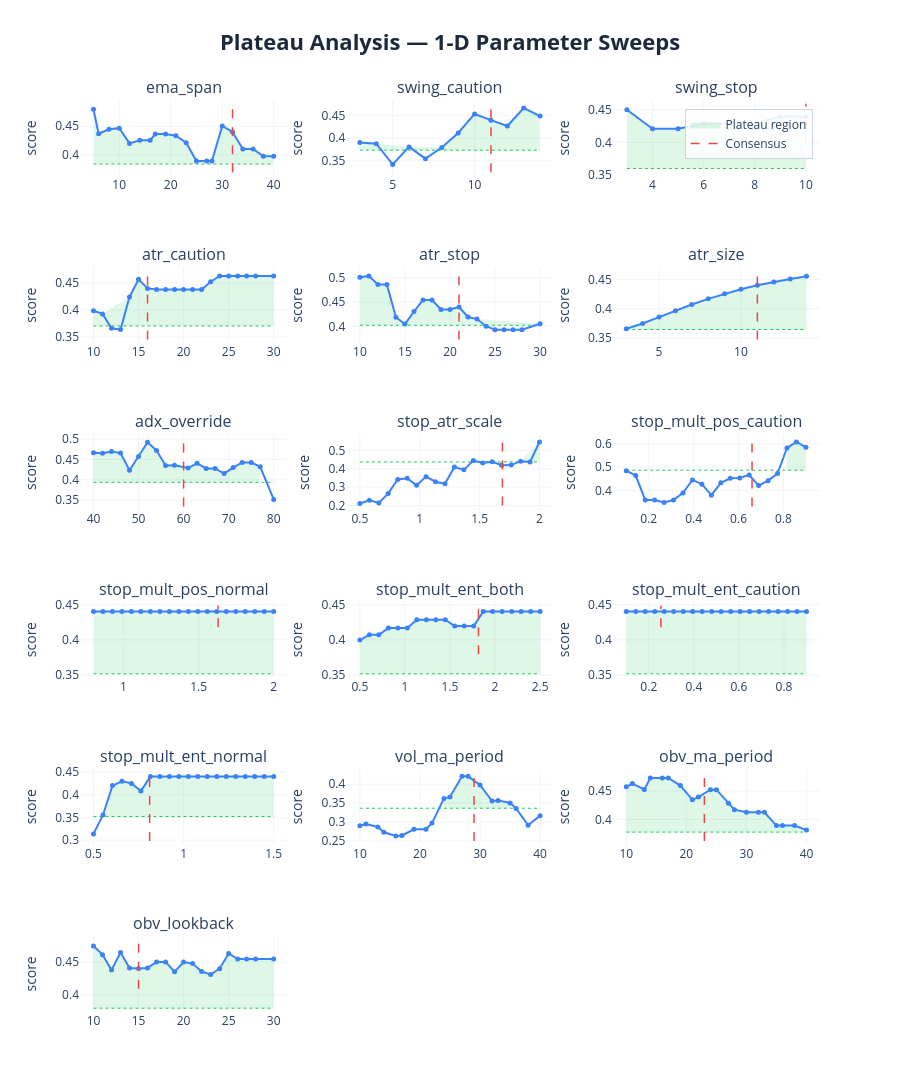

The code cell stored with this chart in its notebook:
### Markdown cell above
### 1-D sweep charts:
| Element | Meaning | Good | Bad |
|---------|---------|------|-----|
| **Blue curve** | Composite score at each value of the parameter, with all others held at consensus | Flat-topped curve — performance is insensitive to the exact value | Narrow spike — optimizer latched onto one specific value, everything nearby is worse |
| **Red dashed line** | Where the consensus value sits | On the flat top of the curve | On a steep slope or at the edge of a cliff |
| **Green dashed line** | Cutoff at 80% of peak score — the boundary between plateau and non-plateau | Blue curve stays above this line across most of the range | Blue curve dips below it quickly either side of the peak |
| **Green shading** | Plateau region — all values where the score stays within 20% of the peak | Wide green band spanning most of the range (robust) | Thin sliver or no shading at all (fragile/overfit) |

 If concensus on steep slope: parameter **REGIME SENSITIVE** - do not fix, backtests are disagreeing, want to fix parameters on flat top.

### Code cell
# ── visual sweep curves ───────────────────────────────────────────────────
plot_plateau_analysis(
    sweep_results    = sweep_results,
    consensus_params = results['consensus_params'],
    param_defs       = PARAM_DEFS,
    fixed_params     = FIXED_PARAMS,
    threshold        = 0.20,
    show             = False,
    save_html        = None,
)

### Figure 1 — Plotly figure (JSON) as saved in the notebook; plotly's stock layout.template omitted (floating-point values rounded to 4 significant figures)
{"data": [{"fill": "toself", "fillcolor": "rgba(34, 197, 94, 0.15)", "hoverinfo": "skip", "line": {"color": "rgba(0,0,0,0)"}, "name": "Plateau region", "showlegend": true, "type": "scatter", "x": [5, 6, 8, 10, 12, 14, 16, 17, 19, 21, 23, 25, 27, 28, 30, 32, 34, 36, 38, 40, 40, 38, 36, 34, 32, 30, 28, 27, 25, 23, 21, 19, 17, 16, 14, 12, 10, 8, 6, 5], "xaxis": "x", "y": [0.4798, 0.4369, 0.4448, 0.4467, 0.42, 0.4255, 0.4255, 0.4363, 0.4363, 0.4336, 0.4213, 0.389, 0.389, 0.389, 0.4505, 0.4401, 0.4101, 0.4101, 0.3973, 0.3973, 0.3838, 0.3838, 0.3838, 0.3838, 0.3838, 0.3838, 0.3838, 0.3838, 0.3838, 0.3838, 0.3838, 0.3838, 0.3838, 0.3838, 0.3838, 0.3838, 0.3838, 0.3838, 0.3838, 0.3838], "yaxis": "y"}, {"hoverinfo": "skip", "line": {"color": "#22c55e", "dash": "dot", "width": 1}, "mode": "lines", "showlegend": false, "type": "scatter", "x": [5, 40], "xaxis": "x", "y": [0.3838, 0.3838], "yaxis": "y"}, {"hovertemplate": "<b>ema_span</b><br>Value: %{x:.4g}<br>Score: %{y:.4f}<br><extra></extra>", "line": {"color": "#3b82f6", "width": 2}, "marker": {"size": 5}, "mode": "lines+markers", "name": "ema_span", "showlegend": false, "type": "scatter", "x": [5, 6, 8, 10, 12, 14, 16, 17, 19, 21, 23, 25, 27, 28, 30, 32, 34, 36, 38, 40], "xaxis": "x", "y": [0.4798, 0.4369, 0.4448, 0.4467, 0.42, 0.4255, 0.4255, 0.4363, 0.4363, 0.4336, 0.4213, 0.389, 0.389, 0.389, 0.4505, 0.4401, 0.4101, 0.4101, 0.3973, 0.3973], "yaxis": "y"}, {"hoverinfo": "skip", "line": {"color": "#ef4444", "dash": "dash", "width": 1.5}, "mode": "lines", "name": "Consensus", "showlegend": true, "type": "scatter", "x": [32, 32], "xaxis": "x", "y": [0.3695, 0.4894], "yaxis": "y"}, {"fill": "toself", "fillcolor": "rgba(34, 197, 94, 0.15)", "hoverinfo": "skip", "line": {"color": "rgba(0,0,0,0)"}, "name": "Plateau region", "showlegend": false, "type": "scatter", "x": [3, 4, 6, 8, 9, 10, 11, 12, 13, 14, 14, 13, 12, 11, 10, 9, 8, 6, 4, 3], "xaxis": "x2", "y": [0.3908, 0.3878, 0.3807, 0.3794, 0.4115, 0.4538, 0.4401, 0.4271, 0.4669, 0.449, 0.3735, 0.3735, 0.3735, 0.3735, 0.3735, 0.3735, 0.3735, 0.3735, 0.3735, 0.3735], "yaxis": "y2"}, {"hoverinfo": "skip", "line": {"color": "#22c55e", "dash": "dot", "width": 1}, "mode": "lines", "showlegend": false, "type": "scatter", "x": [3, 14], "xaxis": "x2", "y": [0.3735, 0.3735], "yaxis": "y2"}, {"hovertemplate": "<b>swing_caution</b><br>Value: %{x:.4g}<br>Score: %{y:.4f}<br><extra></extra>", "line": {"color": "#3b82f6", "width": 2}, "marker": {"size": 5}, "mode": "lines+markers", "name": "swing_caution", "showlegend": false, "type": "scatter", "x": [3, 4, 5, 6, 7, 8, 9, 10, 11, 12, 13, 14], "xaxis": "x2", "y": [0.3908, 0.3878, 0.3418, 0.3807, 0.3547, 0.3794, 0.4115, 0.4538, 0.4401, 0.4271, 0.4669, 0.449], "yaxis": "y2"}, {"hoverinfo": "skip", "line": {"color": "#ef4444", "dash": "dash", "width": 1.5}, "mode": "lines", "name": "Consensus", "showlegend": false, "type": "scatter", "x": [11, 11], "xaxis": "x2", "y": [0.3248, 0.4762], "yaxis": "y2"}, {"fill": "toself", "fillcolor": "rgba(34, 197, 94, 0.15)", "hoverinfo": "skip", "line": {"color": "rgba(0,0,0,0)"}, "name": "Plateau region", "showlegend": false, "type": "scatter", "x": [3, 4, 5, 6, 7, 8, 9, 10, 10, 9, 8, 7, 6, 5, 4, 3], "xaxis": "x3", "y": [0.4504, 0.4211, 0.4211, 0.4289, 0.4293, 0.4293, 0.4401, 0.4401, 0.3603, 0.3603, 0.3603, 0.3603, 0.3603, 0.3603, 0.3603, 0.3603], "yaxis": "y3"}, {"hoverinfo": "skip", "line": {"color": "#22c55e", "dash": "dot", "width": 1}, "mode": "lines", "showlegend": false, "type": "scatter", "x": [3, 10], "xaxis": "x3", "y": [0.3603, 0.3603], "yaxis": "y3"}, {"hovertemplate": "<b>swing_stop</b><br>Value: %{x:.4g}<br>Score: %{y:.4f}<br><extra></extra>", "line": {"color": "#3b82f6", "width": 2}, "marker": {"size": 5}, "mode": "lines+markers", "name": "swing_stop", "showlegend": false, "type": "scatter", "x": [3, 4, 5, 6, 7, 8, 9, 10], "xaxis": "x3", "y": [0.4504, 0.4211, 0.4211, 0.4289, 0.4293, 0.4293, 0.4401, 0.4401], "yaxis": "y3"}, {"hoverinfo": "skip", "line": {"color": "#ef4444", "dash": "dash", "width": 1.5}, "mode": "lines", "name": "Consensus", "showlegend": false, "type": "scatter", "x": [10, 10], "xaxis": "x3", "y": [0.4001, 0.4594], "yaxis": "y3"}, {"fill": "toself", "fillcolor": "rgba(34, 197, 94, 0.15)", "hoverinfo": "skip", "line": {"color": "rgba(0,0,0,0)"}, "name": "Plateau region", "showlegend": false, "type": "scatter", "x": [10, 11, 14, 15, 16, 17, 18, 19, 20, 21, 22, 23, 24, 25, 26, 27, 28, 30, 30, 28, 27, 26, 25, 24, 23, 22, 21, 20, 19, 18, 17, 16, 15, 14, 11, 10], "xaxis": "x4", "y": [0.3987, 0.3929, 0.4243, 0.4569, 0.4401, 0.4381, 0.4381, 0.4381, 0.4381, 0.4381, 0.4381, 0.4525, 0.4631, 0.4631, 0.4631, 0.4631, 0.4631, 0.4631, 0.3705, 0.3705, 0.3705, 0.3705, 0.3705, 0.3705, 0.3705, 0.3705, 0.3705, 0.3705, 0.3705, 0.3705, 0.3705, 0.3705, 0.3705, 0.3705, 0.3705, 0.3705], "yaxis": "y4"}, {"hoverinfo": "skip", "line": {"color": "#22c55e", "dash": "dot", "width": 1}, "mode": "lines", "showlegend": false, "type": "scatter", "x": [10, 30], "xaxis": "x4", "y": [0.3705, 0.3705], "yaxis": "y4"}, {"hovertemplate": "<b>atr_caution</b><br>Value: %{x:.4g}<br>Score: %{y:.4f}<br><extra></extra>", "line": {"color": "#3b82f6", "width": 2}, "marker": {"size": 5}, "mode": "lines+markers", "name": "atr_caution", "showlegend": false, "type": "scatter", "x": [10, 11, 12, 13, 14, 15, 16, 17, 18, 19, 20, 21, 22, 23, 24, 25, 26, 27, 28, 30], "xaxis": "x4", "y": [0.3987, 0.3929, 0.3661, 0.3638, 0.4243, 0.4569, 0.4401, 0.4381, 0.4381, 0.4381, 0.4381, 0.4381, 0.4381, 0.4525, 0.4631, 0.4631, 0.4631, 0.4631, 0.4631, 0.4631], "yaxis": "y4"}, {"hoverinfo": "skip", "line": {"color": "#ef4444", "dash": "dash", "width": 1.5}, "mode": "lines", "name": "Consensus", "showlegend": false, "type": "scatter", "x": [16, 16], "xaxis": "x4", "y": [0.3456, 0.4723], "yaxis": "y4"}, {"fill": "toself", "fillcolor": "rgba(34, 197, 94, 0.15)", "hoverinfo": "skip", "line": {"color": "rgba(0,0,0,0)"}, "name": "Plateau region", "showlegend": false, "type": "scatter", "x": [10, 11, 12, 13, 14, 15, 16, 17, 18, 19, 20, 21, 22, 23, 30, 30, 23, 22, 21, 20, 19, 18, 17, 16, 15, 14, 13, 12, 11, 10], "xaxis": "x5", "y": [0.5009, 0.5034, 0.4857, 0.4857, 0.4191, 0.4051, 0.4307, 0.4545, 0.4545, 0.4351, 0.4351, 0.4401, 0.4196, 0.4154, 0.4059, 0.4028, 0.4028, 0.4028, 0.4028, 0.4028, 0.4028, 0.4028, 0.4028, 0.4028, 0.4028, 0.4028, 0.4028, 0.4028, 0.4028, 0.4028], "yaxis": "y5"}, {"hoverinfo": "skip", "line": {"color": "#22c55e", "dash": "dot", "width": 1}, "mode": "lines", "showlegend": false, "type": "scatter", "x": [10, 30], "xaxis": "x5", "y": [0.4028, 0.4028], "yaxis": "y5"}, {"hovertemplate": "<b>atr_stop</b><br>Value: %{x:.4g}<br>Score: %{y:.4f}<br><extra></extra>", "line": {"color": "#3b82f6", "width": 2}, "marker": {"size": 5}, "mode": "lines+markers", "name": "atr_stop", "showlegend": false, "type": "scatter", "x": [10, 11, 12, 13, 14, 15, 16, 17, 18, 19, 20, 21, 22, 23, 24, 25, 26, 27, 28, 30], "xaxis": "x5", "y": [0.5009, 0.5034, 0.4857, 0.4857, 0.4191, 0.4051, 0.4307, 0.4545, 0.4545, 0.4351, 0.4351, 0.4401, 0.4196, 0.4154, 0.4009, 0.3936, 0.3936, 0.3936, 0.3936, 0.4059], "yaxis": "y5"}, {"hoverinfo": "skip", "line": {"color": "#ef4444", "dash": "dash", "width": 1.5}, "mode": "lines", "name": "Consensus", "showlegend": false, "type": "scatter", "x": [21, 21], "xaxis": "x5", "y": [0.3739, 0.5135], "yaxis": "y5"}, {"fill": "toself", "fillcolor": "rgba(34, 197, 94, 0.15)", "hoverinfo": "skip", "line": {"color": "rgba(0,0,0,0)"}, "name": "Plateau region", "showlegend": false, "type": "scatter", "x": [3, 4, 5, 6, 7, 8, 9, 10, 11, 12, 13, 14, 14, 13, 12, 11, 10, 9, 8, 7, 6, 5, 4, 3], "xaxis": "x6", "y": [0.3657, 0.3746, 0.3856, 0.3967, 0.4073, 0.4169, 0.4256, 0.4333, 0.4401, 0.446, 0.4511, 0.4555, 0.3644, 0.3644, 0.3644, 0.3644, 0.3644, 0.3644, 0.3644, 0.3644, 0.3644, 0.3644, 0.3644, 0.3644], "yaxis": "y6"}, {"hoverinfo": "skip", "line": {"color": "#22c55e", "dash": "dot", "width": 1}, "mode": "lines", "showlegend": false, "type": "scatter", "x": [3, 14], "xaxis": "x6", "y": [0.3644, 0.3644], "yaxis": "y6"}, {"hovertemplate": "<b>atr_size</b><br>Value: %{x:.4g}<br>Score: %{y:.4f}<br><extra></extra>", "line": {"color": "#3b82f6", "width": 2}, "marker": {"size": 5}, "mode": "lines+markers", "name": "atr_size", "showlegend": false, "type": "scatter", "x": [3, 4, 5, 6, 7, 8, 9, 10, 11, 12, 13, 14], "xaxis": "x6", "y": [0.3657, 0.3746, 0.3856, 0.3967, 0.4073, 0.4169, 0.4256, 0.4333, 0.4401, 0.446, 0.4511, 0.4555], "yaxis": "y6"}, {"hoverinfo": "skip", "line": {"color": "#ef4444", "dash": "dash", "width": 1.5}, "mode": "lines", "name": "Consensus", "showlegend": false, "type": "scatter", "x": [11, 11], "xaxis": "x6", "y": [0.3474, 0.4646], "yaxis": "y6"}, {"fill": "toself", "fillcolor": "rgba(34, 197, 94, 0.15)", "hoverinfo": "skip", "line": {"color": "rgba(0,0,0,0)"}, "name": "Plateau region", "showlegend": false, "type": "scatter", "x": [40, 42, 44, 46, 48, 50, 52, 54, 56, 58, 61, 63, 65, 67, 69, 71, 73, 75, 77, 77, 75, 73, 71, 69, 67, 65, 63, 61, 58, 56, 54, 52, 50, 48, 46, 44, 42, 40], "xaxis": "x7", "y": [0.4665, 0.4655, 0.4693, 0.4658, 0.4234, 0.4571, 0.4924, 0.4718, 0.4351, 0.4358, 0.4291, 0.4404, 0.428, 0.428, 0.4154, 0.4301, 0.4427, 0.4427, 0.432, 0.3939, 0.3939, 0.3939, 0.3939, 0.3939, 0.3939, 0.3939, 0.3939, 0.3939, 0.3939, 0.3939, 0.3939, 0.3939, 0.3939, 0.3939, 0.3939, 0.3939, 0.3939, 0.3939], "yaxis": "y7"}, {"hoverinfo": "skip", "line": {"color": "#22c55e", "dash": "dot", "width": 1}, "mode": "lines", "showlegend": false, "type": "scatter", "x": [40, 80], "xaxis": "x7", "y": [0.3939, 0.3939], "yaxis": "y7"}, {"hovertemplate": "<b>adx_override</b><br>Value: %{x:.4g}<br>Score: %{y:.4f}<br><extra></extra>", "line": {"color": "#3b82f6", "width": 2}, "marker": {"size": 5}, "mode": "lines+markers", "name": "adx_override", "showlegend": false, "type": "scatter", "x": [40, 42, 44, 46, 48, 50, 52, 54, 56, 58, 61, 63, 65, 67, 69, 71, 73, 75, 77, 80], "xaxis": "x7", "y": [0.4665, 0.4655, 0.4693, 0.4658, 0.4234, 0.4571, 0.4924, 0.4718, 0.4351, 0.4358, 0.4291, 0.4404, 0.428, 0.428, 0.4154, 0.4301, 0.4427, 0.4427, 0.432, 0.3518], "yaxis": "y7"}, {"hoverinfo": "skip", "line": {"color": "#ef4444", "dash": "dash", "width": 1.5}, "mode": "lines", "name": "Consensus", "showlegend": false, "type": "scatter", "x": [60, 60], "xaxis": "x7", "y": [0.3342, 0.5023], "yaxis": "y7"}, {"fill": "toself", "fillcolor": "rgba(34, 197, 94, 0.15)", "hoverinfo": "skip", "line": {"color": "rgba(0,0,0,0)"}, "name": "Plateau region", "showlegend": false, "type": "scatter", "x": [1.447, 1.605, 1.842, 2.0, 2.0, 1.842, 1.605, 1.447], "xaxis": "x8", "y": [0.4449, 0.4377, 0.4416, 0.5466, 0.4373, 0.4373, 0.4373, 0.4373], "yaxis": "y8"}, {"hoverinfo": "skip", "line": {"color": "#22c55e", "dash": "dot", "width": 1}, "mode": "lines", "showlegend": false, "type": "scatter", "x": [0.5, 2], "xaxis": "x8", "y": [0.4373, 0.4373], "yaxis": "y8"}, {"hovertemplate": "<b>stop_atr_scale</b><br>Value: %{x:.4g}<br>Score: %{y:.4f}<br><extra></extra>", "line": {"color": "#3b82f6", "width": 2}, "marker": {"size": 5}, "mode": "lines+markers", "name": "stop_atr_scale", "showlegend": false, "type": "scatter", "x": [0.5, 0.5789, 0.6579, 0.7368, 0.8158, 0.8947, 0.9737, 1.053, 1.132, 1.211, 1.289, 1.368, 1.447, 1.526, 1.605, 1.684, 1.763, 1.842, 1.921, 2.0], "xaxis": "x8", "y": [0.2103, 0.2276, 0.2129, 0.2654, 0.3413, 0.3486, 0.3094, 0.3571, 0.3293, 0.3176, 0.4101, 0.3942, 0.4449, 0.4321, 0.4377, 0.4196, 0.4203, 0.4416, 0.4372, 0.5466], "yaxis": "y8"}, {"hoverinfo": "skip", "line": {"color": "#ef4444", "dash": "dash", "width": 1.5}, "mode": "lines", "name": "Consensus", "showlegend": false, "type": "scatter", "x": [1.69, 1.69], "xaxis": "x8", "y": [0.1998, 0.5576], "yaxis": "y8"}, {"fill": "toself", "fillcolor": "rgba(34, 197, 94, 0.15)", "hoverinfo": "skip", "line": {"color": "rgba(0,0,0,0)"}, "name": "Plateau region", "showlegend": false, "type": "scatter", "x": [0.8158, 0.8579, 0.9, 0.9, 0.8579, 0.8158], "xaxis": "x9", "y": [0.5825, 0.6083, 0.5849, 0.4866, 0.4866, 0.4866], "yaxis": "y9"}, {"hoverinfo": "skip", "line": {"color": "#22c55e", "dash": "dot", "width": 1}, "mode": "lines", "showlegend": false, "type": "scatter", "x": [0.1, 0.9], "xaxis": "x9", "y": [0.4866, 0.4866], "yaxis": "y9"}, {"hovertemplate": "<b>stop_mult_pos_caution</b><br>Value: %{x:.4g}<br>Score: %{y:.4f}<br><extra></extra>", "line": {"color": "#3b82f6", "width": 2}, "marker": {"size": 5}, "mode": "lines+markers", "name": "stop_mult_pos_caution", "showlegend": false, "type": "scatter", "x": [0.1, 0.1421, 0.1842, 0.2263, 0.2684, 0.3105, 0.3526, 0.3947, 0.4368, 0.4789, 0.5211, 0.5632, 0.6053, 0.6474, 0.6895, 0.7316, 0.7737, 0.8158, 0.8579, 0.9], "xaxis": "x9", "y": [0.4843, 0.4635, 0.3585, 0.3579, 0.3472, 0.3582, 0.3888, 0.4447, 0.4263, 0.379, 0.4325, 0.452, 0.4535, 0.4659, 0.4203, 0.4416, 0.4723, 0.5825, 0.6083, 0.5849], "yaxis": "y9"}, {"hoverinfo": "skip", "line": {"color": "#ef4444", "dash": "dash", "width": 1.5}, "mode": "lines", "name": "Consensus", "showlegend": false, "type": "scatter", "x": [0.6601, 0.6601], "xaxis": "x9", "y": [0.3298, 0.6204], "yaxis": "y9"}, {"fill": "toself", "fillcolor": "rgba(34, 197, 94, 0.15)", "hoverinfo": "skip", "line": {"color": "rgba(0,0,0,0)"}, "name": "Plateau region", "showlegend": false, "type": "scatter", "x": [0.8, 0.8632, 0.9263, 0.9895, 1.053, 1.116, 1.179, 1.242, 1.305, 1.368, 1.432, 1.495, 1.558, 1.621, 1.684, 1.747, 1.811, 1.874, 1.937, 2.0, 2.0, 1.937, 1.874, 1.811, 1.747, 1.684, 1.621, 1.558, 1.495, 1.432, 1.368, 1.305, 1.242, 1.179, 1.116, 1.053, 0.9895, 0.9263, 0.8632, 0.8], "xaxis": "x10", "y": [0.4401, 0.4401, 0.4401, 0.4401, 0.4401, 0.4401, 0.4401, 0.4401, 0.4401, 0.4401, 0.4401, 0.4401, 0.4401, 0.4401, 0.4401, 0.4401, 0.4401, 0.4401, 0.4401, 0.4401, 0.3521, 0.3521, 0.3521, 0.3521, 0.3521, 0.3521, 0.3521, 0.3521, 0.3521, 0.3521, 0.3521, 0.3521, 0.3521, 0.3521, 0.3521, 0.3521, 0.3521, 0.3521, 0.3521, 0.3521], "yaxis": "y10"}, {"hoverinfo": "skip", "line": {"color": "#22c55e", "dash": "dot", "width": 1}, "mode": "lines", "showlegend": false, "type": "scatter", "x": [0.8, 2], "xaxis": "x10", "y": [0.3521, 0.3521], "yaxis": "y10"}, {"hovertemplate": "<b>stop_mult_pos_normal</b><br>Value: %{x:.4g}<br>Score: %{y:.4f}<br><extra></extra>", "line": {"color": "#3b82f6", "width": 2}, "marker": {"size": 5}, "mode": "lines+markers", "name": "stop_mult_pos_normal", "showlegend": false, "type": "scatter", "x": [0.8, 0.8632, 0.9263, 0.9895, 1.053, 1.116, 1.179, 1.242, 1.305, 1.368, 1.432, 1.495, 1.558, 1.621, 1.684, 1.747, 1.811, 1.874, 1.937, 2.0], "xaxis": "x10", "y": [0.4401, 0.4401, 0.4401, 0.4401, 0.4401, 0.4401, 0.4401, 0.4401, 0.4401, 0.4401, 0.4401, 0.4401, 0.4401, 0.4401, 0.4401, 0.4401, 0.4401, 0.4401, 0.4401, 0.4401], "yaxis": "y10"}, {"hoverinfo": "skip", "line": {"color": "#ef4444", "dash": "dash", "width": 1.5}, "mode": "lines", "name": "Consensus", "showlegend": false, "type": "scatter", "x": [1.63, 1.63], "xaxis": "x10", "y": [0.4181, 0.4489], "yaxis": "y10"}, {"fill": "toself", "fillcolor": "rgba(34, 197, 94, 0.15)", "hoverinfo": "skip", "line": {"color": "rgba(0,0,0,0)"}, "name": "Plateau region", "showlegend": false, "type": "scatter", "x": [0.5, 0.6053, 0.7105, 0.8158, 0.9211, 1.026, 1.132, 1.237, 1.342, 1.447, 1.553, 1.658, 1.763, 1.868, 1.974, 2.079, 2.184, 2.289, 2.395, 2.5, 2.5, 2.395, 2.289, 2.184, 2.079, 1.974, 1.868, 1.763, 1.658, 1.553, 1.447, 1.342, 1.237, 1.132, 1.026, 0.9211, 0.8158, 0.7105, 0.6053, 0.5], "xaxis": "x11", "y": [0.3998, 0.4072, 0.4072, 0.4168, 0.4168, 0.4168, 0.4285, 0.4285, 0.4285, 0.4285, 0.4196, 0.4196, 0.4196, 0.4401, 0.4401, 0.4401, 0.4401, 0.4401, 0.4401, 0.4401, 0.3521, 0.3521, 0.3521, 0.3521, 0.3521, 0.3521, 0.3521, 0.3521, 0.3521, 0.3521, 0.3521, 0.3521, 0.3521, 0.3521, 0.3521, 0.3521, 0.3521, 0.3521, 0.3521, 0.3521], "yaxis": "y11"}, {"hoverinfo": "skip", "line": {"color": "#22c55e", "dash": "dot", "width": 1}, "mode": "lines", "showlegend": false, "type": "scatter", "x": [0.5, 2.5], "xaxis": "x11", "y": [0.3521, 0.3521], "yaxis": "y11"}, {"hovertemplate": "<b>stop_mult_ent_both</b><br>Value: %{x:.4g}<br>Score: %{y:.4f}<br><extra></extra>", "line": {"color": "#3b82f6", "width": 2}, "marker": {"size": 5}, "mode": "lines+markers", "name": "stop_mult_ent_both", "showlegend": false, "type": "scatter", "x": [0.5, 0.6053, 0.7105, 0.8158, 0.9211, 1.026, 1.132, 1.237, 1.342, 1.447, 1.553, 1.658, 1.763, 1.868, 1.974, 2.079, 2.184, 2.289, 2.395, 2.5], "xaxis": "x11", "y": [0.3998, 0.4072, 0.4072, 0.4168, 0.4168, 0.4168, 0.4285, 0.4285, 0.4285, 0.4285, 0.4196, 0.4196, 0.4196, 0.4401, 0.4401, 0.4401, 0.4401, 0.4401, 0.4401, 0.4401], "yaxis": "y11"}, {"hoverinfo": "skip", "line": {"color": "#ef4444", "dash": "dash", "width": 1.5}, "mode": "lines", "name": "Consensus", "showlegend": false, "type": "scatter", "x": [1.816, 1.816], "xaxis": "x11", "y": [0.3798, 0.4489], "yaxis": "y11"}, {"fill": "toself", "fillcolor": "rgba(34, 197, 94, 0.15)", "hoverinfo": "skip", "line": {"color": "rgba(0,0,0,0)"}, "name": "Plateau region", "showlegend": false, "type": "scatter", "x": [0.1, 0.1421, 0.1842, 0.2263, 0.2684, 0.3105, 0.3526, 0.3947, 0.4368, 0.4789, 0.5211, 0.5632, 0.6053, 0.6474, 0.6895, 0.7316, 0.7737, 0.8158, 0.8579, 0.9, 0.9, 0.8579, 0.8158, 0.7737, 0.7316, 0.6895, 0.6474, 0.6053, 0.5632, 0.5211, 0.4789, 0.4368, 0.3947, 0.3526, 0.3105, 0.2684, 0.2263, 0.1842, 0.1421, 0.1], "xaxis": "x12", "y": [0.4401, 0.4401, 0.4401, 0.4401, 0.4401, 0.4401, 0.4401, 0.4401, 0.4401, 0.4401, 0.4401, 0.4401, 0.4401, 0.4401, 0.4401, 0.4401, 0.4401, 0.4401, 0.4401, 0.4401, 0.3521, 0.3521, 0.3521, 0.3521, 0.3521, 0.3521, 0.3521, 0.3521, 0.3521, 0.3521, 0.3521, 0.3521, 0.3521, 0.3521, 0.3521, 0.3521, 0.3521, 0.3521, 0.3521, 0.3521], "yaxis": "y12"}, {"hoverinfo": "skip", "line": {"color": "#22c55e", "dash": "dot", "width": 1}, "mode": "lines", "showlegend": false, "type": "scatter", "x": [0.1, 0.9], "xaxis": "x12", "y": [0.3521, 0.3521], "yaxis": "y12"}, {"hovertemplate": "<b>stop_mult_ent_caution</b><br>Value: %{x:.4g}<br>Score: %{y:.4f}<br><extra></extra>", "line": {"color": "#3b82f6", "width": 2}, "marker": {"size": 5}, "mode": "lines+markers", "name": "stop_mult_ent_caution", "showlegend": false, "type": "scatter", "x": [0.1, 0.1421, 0.1842, 0.2263, 0.2684, 0.3105, 0.3526, 0.3947, 0.4368, 0.4789, 0.5211, 0.5632, 0.6053, 0.6474, 0.6895, 0.7316, 0.7737, 0.8158, 0.8579, 0.9], "xaxis": "x12", "y": [0.4401, 0.4401, 0.4401, 0.4401, 0.4401, 0.4401, 0.4401, 0.4401, 0.4401, 0.4401, 0.4401, 0.4401, 0.4401, 0.4401, 0.4401, 0.4401, 0.4401, 0.4401, 0.4401, 0.4401], "yaxis": "y12"}, {"hoverinfo": "skip", "line": {"color": "#ef4444", "dash": "dash", "width": 1.5}, "mode": "lines", "name": "Consensus", "showlegend": false, "type": "scatter", "x": [0.2537, 0.2537], "xaxis": "x12", "y": [0.4181, 0.4489], "yaxis": "y12"}, {"fill": "toself", "fillcolor": "rgba(34, 197, 94, 0.15)", "hoverinfo": "skip", "line": {"color": "rgba(0,0,0,0)"}, "name": "Plateau region", "showlegend": false, "type": "scatter", "x": [0.5526, 0.6053, 0.6579, 0.7105, 0.7632, 0.8158, 0.8684, 0.9211, 0.9737, 1.026, 1.079, 1.132, 1.184, 1.237, 1.289, 1.342, 1.395, 1.447, 1.5, 1.5, 1.447, 1.395, 1.342, 1.289, 1.237, 1.184, 1.132, 1.079, 1.026, 0.9737, 0.9211, 0.8684, 0.8158, 0.7632, 0.7105, 0.6579, 0.6053, 0.5526], "xaxis": "x13", "y": [0.3554, 0.4201, 0.4296, 0.4251, 0.4084, 0.4401, 0.4401, 0.4401, 0.4401, 0.4401, 0.4401, 0.4401, 0.4401, 0.4401, 0.4401, 0.4401, 0.4401, 0.4401, 0.4401, 0.3521, 0.3521, 0.3521, 0.3521, 0.3521, 0.3521, 0.3521, 0.3521, 0.3521, 0.3521, 0.3521, 0.3521, 0.3521, 0.3521, 0.3521, 0.3521, 0.3521, 0.3521, 0.3521], "yaxis": "y13"}, {"hoverinfo": "skip", "line": {"color": "#22c55e", "dash": "dot", "width": 1}, "mode": "lines", "showlegend": false, "type": "scatter", "x": [0.5, 1.5], "xaxis": "x13", "y": [0.3521, 0.3521], "yaxis": "y13"}, {"hovertemplate": "<b>stop_mult_ent_normal</b><br>Value: %{x:.4g}<br>Score: %{y:.4f}<br><extra></extra>", "line": {"color": "#3b82f6", "width": 2}, "marker": {"size": 5}, "mode": "lines+markers", "name": "stop_mult_ent_normal", "showlegend": false, "type": "scatter", "x": [0.5, 0.5526, 0.6053, 0.6579, 0.7105, 0.7632, 0.8158, 0.8684, 0.9211, 0.9737, 1.026, 1.079, 1.132, 1.184, 1.237, 1.289, 1.342, 1.395, 1.447, 1.5], "xaxis": "x13", "y": [0.3136, 0.3554, 0.4201, 0.4296, 0.4251, 0.4084, 0.4401, 0.4401, 0.4401, 0.4401, 0.4401, 0.4401, 0.4401, 0.4401, 0.4401, 0.4401, 0.4401, 0.4401, 0.4401, 0.4401], "yaxis": "y13"}, {"hoverinfo": "skip", "line": {"color": "#ef4444", "dash": "dash", "width": 1.5}, "mode": "lines", "name": "Consensus", "showlegend": false, "type": "scatter", "x": [0.8116, 0.8116], "xaxis": "x13", "y": [0.2979, 0.4489], "yaxis": "y13"}, {"fill": "toself", "fillcolor": "rgba(34, 197, 94, 0.15)", "hoverinfo": "skip", "line": {"color": "rgba(0,0,0,0)"}, "name": "Plateau region", "showlegend": false, "type": "scatter", "x": [24, 25, 27, 28, 30, 32, 33, 35, 35, 33, 32, 30, 28, 27, 25, 24], "xaxis": "x14", "y": [0.3624, 0.3662, 0.4206, 0.4206, 0.3978, 0.3555, 0.3571, 0.3503, 0.3365, 0.3365, 0.3365, 0.3365, 0.3365, 0.3365, 0.3365, 0.3365], "yaxis": "y14"}, {"hoverinfo": "skip", "line": {"color": "#22c55e", "dash": "dot", "width": 1}, "mode": "lines", "showlegend": false, "type": "scatter", "x": [10, 40], "xaxis": "x14", "y": [0.3365, 0.3365], "yaxis": "y14"}, {"hovertemplate": "<b>vol_ma_period</b><br>Value: %{x:.4g}<br>Score: %{y:.4f}<br><extra></extra>", "line": {"color": "#3b82f6", "width": 2}, "marker": {"size": 5}, "mode": "lines+markers", "name": "vol_ma_period", "showlegend": false, "type": "scatter", "x": [10, 11, 13, 14, 16, 17, 19, 21, 22, 24, 25, 27, 28, 30, 32, 33, 35, 36, 38, 40], "xaxis": "x14", "y": [0.2901, 0.2949, 0.2871, 0.273, 0.2631, 0.2648, 0.2809, 0.2811, 0.2973, 0.3624, 0.3662, 0.4206, 0.4206, 0.3978, 0.3555, 0.3571, 0.3503, 0.3361, 0.2917, 0.3169], "yaxis": "y14"}, {"hoverinfo": "skip", "line": {"color": "#ef4444", "dash": "dash", "width": 1.5}, "mode": "lines", "name": "Consensus", "showlegend": false, "type": "scatter", "x": [29, 29], "xaxis": "x14", "y": [0.25, 0.429], "yaxis": "y14"}, {"fill": "toself", "fillcolor": "rgba(34, 197, 94, 0.15)", "hoverinfo": "skip", "line": {"color": "rgba(0,0,0,0)"}, "name": "Plateau region", "showlegend": false, "type": "scatter", "x": [10, 11, 13, 14, 16, 17, 19, 21, 22, 24, 25, 27, 28, 30, 32, 33, 35, 36, 38, 40, 40, 38, 36, 35, 33, 32, 30, 28, 27, 25, 24, 22, 21, 19, 17, 16, 14, 13, 11, 10], "xaxis": "x15", "y": [0.4571, 0.4628, 0.4526, 0.4724, 0.4724, 0.4724, 0.4593, 0.4347, 0.4391, 0.4521, 0.4521, 0.4285, 0.4172, 0.4126, 0.4126, 0.4126, 0.3893, 0.3893, 0.3893, 0.3815, 0.378, 0.378, 0.378, 0.378, 0.378, 0.378, 0.378, 0.378, 0.378, 0.378, 0.378, 0.378, 0.378, 0.378, 0.378, 0.378, 0.378, 0.378, 0.378, 0.378], "yaxis": "y15"}, {"hoverinfo": "skip", "line": {"color": "#22c55e", "dash": "dot", "width": 1}, "mode": "lines", "showlegend": false, "type": "scatter", "x": [10, 40], "xaxis": "x15", "y": [0.378, 0.378], "yaxis": "y15"}, {"hovertemplate": "<b>obv_ma_period</b><br>Value: %{x:.4g}<br>Score: %{y:.4f}<br><extra></extra>", "line": {"color": "#3b82f6", "width": 2}, "marker": {"size": 5}, "mode": "lines+markers", "name": "obv_ma_period", "showlegend": false, "type": "scatter", "x": [10, 11, 13, 14, 16, 17, 19, 21, 22, 24, 25, 27, 28, 30, 32, 33, 35, 36, 38, 40], "xaxis": "x15", "y": [0.4571, 0.4628, 0.4526, 0.4724, 0.4724, 0.4724, 0.4593, 0.4347, 0.4391, 0.4521, 0.4521, 0.4285, 0.4172, 0.4126, 0.4126, 0.4126, 0.3893, 0.3893, 0.3893, 0.3815], "yaxis": "y15"}, {"hoverinfo": "skip", "line": {"color": "#ef4444", "dash": "dash", "width": 1.5}, "mode": "lines", "name": "Consensus", "showlegend": false, "type": "scatter", "x": [23, 23], "xaxis": "x15", "y": [0.3624, 0.4819], "yaxis": "y15"}, {"fill": "toself", "fillcolor": "rgba(34, 197, 94, 0.15)", "hoverinfo": "skip", "line": {"color": "rgba(0,0,0,0)"}, "name": "Plateau region", "showlegend": false, "type": "scatter", "x": [10, 11, 12, 13, 14, 15, 16, 17, 18, 19, 20, 21, 22, 23, 24, 25, 26, 27, 28, 30, 30, 28, 27, 26, 25, 24, 23, 22, 21, 20, 19, 18, 17, 16, 15, 14, 13, 12, 11, 10], "xaxis": "x16", "y": [0.4743, 0.4611, 0.4376, 0.4643, 0.4406, 0.4401, 0.4408, 0.45, 0.45, 0.4351, 0.4499, 0.4474, 0.4354, 0.4308, 0.4397, 0.4629, 0.4545, 0.4545, 0.4545, 0.4545, 0.3794, 0.3794, 0.3794, 0.3794, 0.3794, 0.3794, 0.3794, 0.3794, 0.3794, 0.3794, 0.3794, 0.3794, 0.3794, 0.3794, 0.3794, 0.3794, 0.3794, 0.3794, 0.3794, 0.3794], "yaxis": "y16"}, {"hoverinfo": "skip", "line": {"color": "#22c55e", "dash": "dot", "width": 1}, "mode": "lines", "showlegend": false, "type": "scatter", "x": [10, 30], "xaxis": "x16", "y": [0.3794, 0.3794], "yaxis": "y16"}, {"hovertemplate": "<b>obv_lookback</b><br>Value: %{x:.4g}<br>Score: %{y:.4f}<br><extra></extra>", "line": {"color": "#3b82f6", "width": 2}, "marker": {"size": 5}, "mode": "lines+markers", "name": "obv_lookback", "showlegend": false, "type": "scatter", "x": [10, 11, 12, 13, 14, 15, 16, 17, 18, 19, 20, 21, 22, 23, 24, 25, 26, 27, 28, 30], "xaxis": "x16", "y": [0.4743, 0.4611, 0.4376, 0.4643, 0.4406, 0.4401, 0.4408, 0.45, 0.45, 0.4351, 0.4499, 0.4474, 0.4354, 0.4308, 0.4397, 0.4629, 0.4545, 0.4545, 0.4545, 0.4545], "yaxis": "y16"}, {"hoverinfo": "skip", "line": {"color": "#ef4444", "dash": "dash", "width": 1.5}, "mode": "lines", "name": "Consensus", "showlegend": false, "type": "scatter", "x": [15, 15], "xaxis": "x16", "y": [0.4092, 0.4838], "yaxis": "y16"}], "layout": {"annotations": [{"font": {"size": 16}, "showarrow": false, "text": "ema_span", "x": 0.14, "xanchor": "center", "xref": "paper", "y": 1, "yanchor": "bottom", "yref": "paper"}, {"font": {"size": 16}, "showarrow": false, "text": "swing_caution", "x": 0.5, "xanchor": "center", "xref": "paper", "y": 1, "yanchor": "bottom", "yref": "paper"}, {"font": {"size": 16}, "showarrow": false, "text": "swing_stop", "x": 0.86, "xanchor": "center", "xref": "paper", "y": 1, "yanchor": "bottom", "yref": "paper"}, {"font": {"size": 16}, "showarrow": false, "text": "atr_caution", "x": 0.14, "xanchor": "center", "xref": "paper", "y": 0.8167, "yanchor": "bottom", "yref": "paper"}, {"font": {"size": 16}, "showarrow": false, "text": "atr_stop", "x": 0.5, "xanchor": "center", "xref": "paper", "y": 0.8167, "yanchor": "bottom", "yref": "paper"}, {"font": {"size": 16}, "showarrow": false, "text": "atr_size", "x": 0.86, "xanchor": "center", "xref": "paper", "y": 0.8167, "yanchor": "bottom", "yref": "paper"}, {"font": {"size": 16}, "showarrow": false, "text": "adx_override", "x": 0.14, "xanchor": "center", "xref": "paper", "y": 0.6333, "yanchor": "bottom", "yref": "paper"}, {"font": {"size": 16}, "showarrow": false, "text": "stop_atr_scale", "x": 0.5, "xanchor": "center", "xref": "paper", "y": 0.6333, "yanchor": "bottom", "yref": "paper"}, {"font": {"size": 16}, "showarrow": false, "text": "stop_mult_pos_caution", "x": 0.86, "xanchor": "center", "xref": "paper", "y": 0.6333, "yanchor": "bottom", "yref": "paper"}, {"font": {"size": 16}, "showarrow": false, "text": "stop_mult_pos_normal", "x": 0.14, "xanchor": "center", "xref": "paper", "y": 0.45, "yanchor": "bottom", "yref": "paper"}, {"font": {"size": 16}, "showarrow": false, "text": "stop_mult_ent_both", "x": 0.5, "xanchor": "center", "xref": "paper", "y": 0.45, "yanchor": "bottom", "yref": "paper"}, {"font": {"size": 16}, "showarrow": false, "text": "stop_mult_ent_caution", "x": 0.86, "xanchor": "center", "xref": "paper", "y": 0.45, "yanchor": "bottom", "yref": "paper"}, {"font": {"size": 16}, "showarrow": false, "text": "stop_mult_ent_normal", "x": 0.14, "xanchor": "center", "xref": "paper", "y": 0.2667, "yanchor": "bottom", "yref": "paper"}, {"font": {"size": 16}, "showarrow": false, "text": "vol_ma_period", "x": 0.5, "xanchor": "center", "xref": "paper", "y": 0.2667, "yanchor": "bottom", "yref": "paper"}, {"font": {"size": 16}, "showarrow": false, "text": "obv_ma_period", "x": 0.86, "xanchor": "center", "xref": "paper", "y": 0.2667, "yanchor": "bottom", "yref": "paper"}, {"font": {"size": 16}, "showarrow": false, "text": "obv_lookback", "x": 0.14, "xanchor": "center", "xref": "paper", "y": 0.08333, "yanchor": "bottom", "yref": "paper"}], "height": 1800, "legend": {"bgcolor": "rgba(255, 255, 255, 0.9)", "bordercolor": "#cbd5e1", "borderwidth": 1, "x": 0.99, "xanchor": "right", "y": 0.99, "yanchor": "top"}, "title": {"font": {"color": "#1E293B", "size": 22}, "text": "<b>Plateau Analysis — 1-D Parameter Sweeps</b>", "x": 0.5, "xanchor": "center"}, "xaxis": {"anchor": "y", "domain": [0, 0.28], "gridcolor": "#f1f5f9", "gridwidth": 1, "showgrid": true}, "xaxis10": {"anchor": "y10", "domain": [0, 0.28], "gridcolor": "#f1f5f9", "gridwidth": 1, "showgrid": true}, "xaxis11": {"anchor": "y11", "domain": [0.36, 0.64], "gridcolor": "#f1f5f9", "gridwidth": 1, "showgrid": true}, "xaxis12": {"anchor": "y12", "domain": [0.72, 1], "gridcolor": "#f1f5f9", "gridwidth": 1, "showgrid": true}, "xaxis13": {"anchor": "y13", "domain": [0, 0.28], "gridcolor": "#f1f5f9", "gridwidth": 1, "showgrid": true}, "xaxis14": {"anchor": "y14", "domain": [0.36, 0.64], "gridcolor": "#f1f5f9", "gridwidth": 1, "showgrid": true}, "xaxis15": {"anchor": "y15", "domain": [0.72, 1], "gridcolor": "#f1f5f9", "gridwidth": 1, "showgrid": true}, "xaxis16": {"anchor": "y16", "domain": [0, 0.28], "gridcolor": "#f1f5f9", "gridwidth": 1, "showgrid": true}, "xaxis17": {"anchor": "y17", "domain": [0.36, 0.64], "gridcolor": "#f1f5f9", "gridwidth": 1, "showgrid": true}, "xaxis18": {"anchor": "y18", "domain": [0.72, 1], "gridcolor": "#f1f5f9", "gridwidth": 1, "showgrid": true}, "xaxis2": {"anchor": "y2", "domain": [0.36, 0.64], "gridcolor": "#f1f5f9", "gridwidth": 1, "showgrid": true}, "xaxis3": {"anchor": "y3", "domain": [0.72, 1], "gridcolor": "#f1f5f9", "gridwidth": 1, "showgrid": true}, "xaxis4": {"anchor": "y4", "domain": [0, 0.28], "gridcolor": "#f1f5f9", "gridwidth": 1, "showgrid": true}, "xaxis5": {"anchor": "y5", "domain": [0.36, 0.64], "gridcolor": "#f1f5f9", "gridwidth": 1, "showgrid": true}, "xaxis6": {"anchor": "y6", "domain": [0.72, 1], "gridcolor": "#f1f5f9", "gridwidth": 1, "showgrid": true}, "xaxis7": {"anchor": "y7", "domain": [0, 0.28], "gridcolor": "#f1f5f9", "gridwidth": 1, "showgrid": true}, "xaxis8": {"anchor": "y8", "domain": [0.36, 0.64], "gridcolor": "#f1f5f9", "gridwidth": 1, "showgrid": true}, "xaxis9": {"anchor": "y9", "domain": [0.72, 1], "gridcolor": "#f1f5f9", "gridwidth": 1, "showgrid": true}, "yaxis": {"anchor": "x", "domain": [0.9167, 1], "gridcolor": "#f1f5f9", "gridwidth": 1, "showgrid": true, "title": {"text": "score"}}, "yaxis10": {"anchor": "x10", "domain": [0.3667, 0.45], "gridcolor": "#f1f5f9", "gridwidth": 1, "showgrid": true, "title": {"text": "score"}}, "yaxis11": {"anchor": "x11", "domain": [0.3667, 0.45], "gridcolor": "#f1f5f9", "gridwidth": 1, "showgrid": true, "title": {"text": "score"}}, "yaxis12": {"anchor": "x12", "domain": [0.3667, 0.45], "gridcolor": "#f1f5f9", "gridwidth": 1, "showgrid": true, "title": {"text": "score"}}, "yaxis13": {"anchor": "x13", "domain": [0.1833, 0.2667], "gridcolor": "#f1f5f9", "gridwidth": 1, "showgrid": true, "title": {"text": "score"}}, "yaxis14": {"anchor": "x14", "domain": [0.1833, 0.2667], "gridcolor": "#f1f5f9", "gridwidth": 1, "showgrid": true, "title": {"text": "score"}}, "yaxis15": {"anchor": "x15", "domain": [0.1833, 0.2667], "gridcolor": "#f1f5f9", "gridwidth": 1, "showgrid": true, "title": {"text": "score"}}, "yaxis16": {"anchor": "x16", "domain": [0, 0.08333], "gridcolor": "#f1f5f9", "gridwidth": 1, "showgrid": true, "title": {"text": "score"}}, "yaxis17": {"anchor": "x17", "domain": [0, 0.08333], "gridcolor": "#f1f5f9", "gridwidth": 1, "showgrid": true, "title": {"text": "score"}}, "yaxis18": {"anchor": "x18", "domain": [0, 0.08333], "gridcolor": "#f1f5f9", "gridwidth": 1, "showgrid": true, "title": {"text": "score"}}, "yaxis2": {"anchor": "x2", "domain": [0.9167, 1], "gridcolor": "#f1f5f9", "gridwidth": 1, "showgrid": true, "title": {"text": "score"}}, "yaxis3": {"anchor": "x3", "domain": [0.9167, 1], "gridcolor": "#f1f5f9", "gridwidth": 1, "showgrid": true, "title": {"text": "score"}}, "yaxis4": {"anchor": "x4", "domain": [0.7333, 0.8167], "gridcolor": "#f1f5f9", "gridwidth": 1, "showgrid": true, "title": {"text": "score"}}, "yaxis5": {"anchor": "x5", "domain": [0.7333, 0.8167], "gridcolor": "#f1f5f9", "gridwidth": 1, "showgrid": true, "title": {"text": "score"}}, "yaxis6": {"anchor": "x6", "domain": [0.7333, 0.8167], "gridcolor": "#f1f5f9", "gridwidth": 1, "showgrid": true, "title": {"text": "score"}}, "yaxis7": {"anchor": "x7", "domain": [0.55, 0.6333], "gridcolor": "#f1f5f9", "gridwidth": 1, "showgrid": true, "title": {"text": "score"}}, "yaxis8": {"anchor": "x8", "domain": [0.55, 0.6333], "gridcolor": "#f1f5f9", "gridwidth": 1, "showgrid": true, "title": {"text": "score"}}, "yaxis9": {"anchor": "x9", "domain": [0.55, 0.6333], "gridcolor": "#f1f5f9", "gridwidth": 1, "showgrid": true, "title": {"text": "score"}}}}
